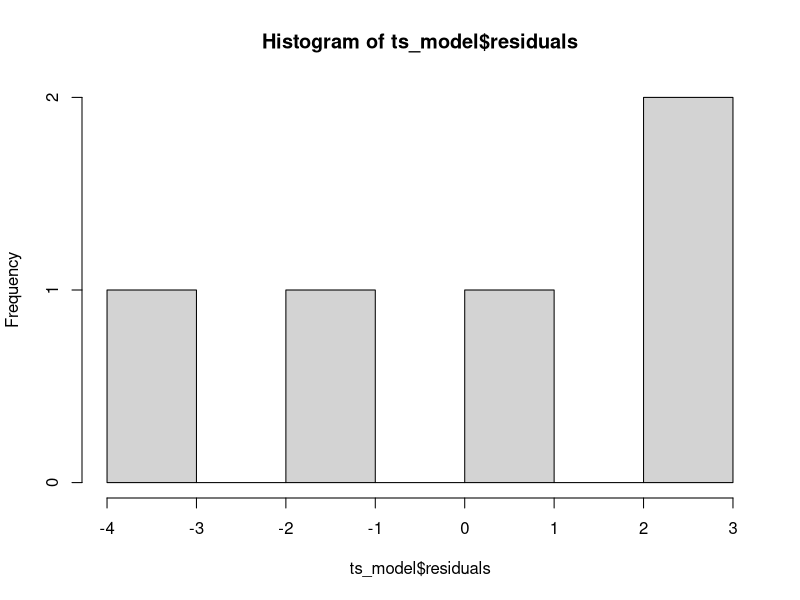
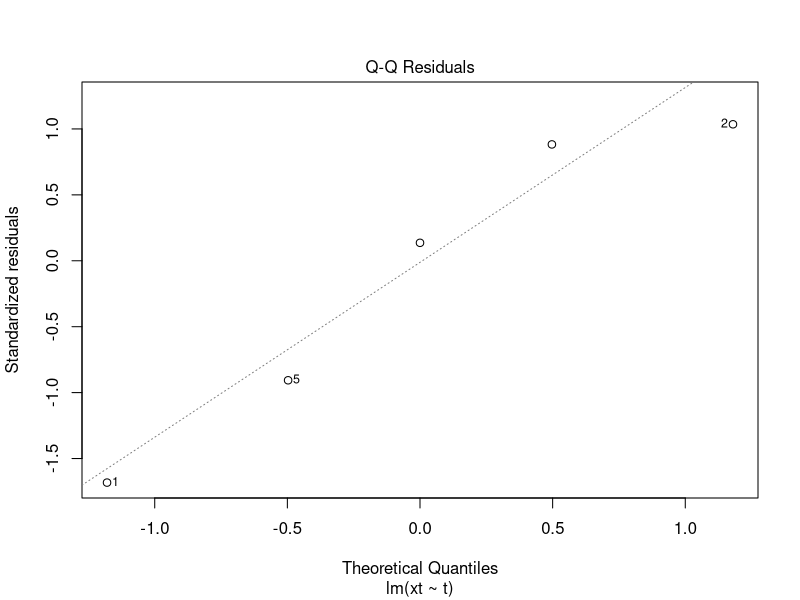
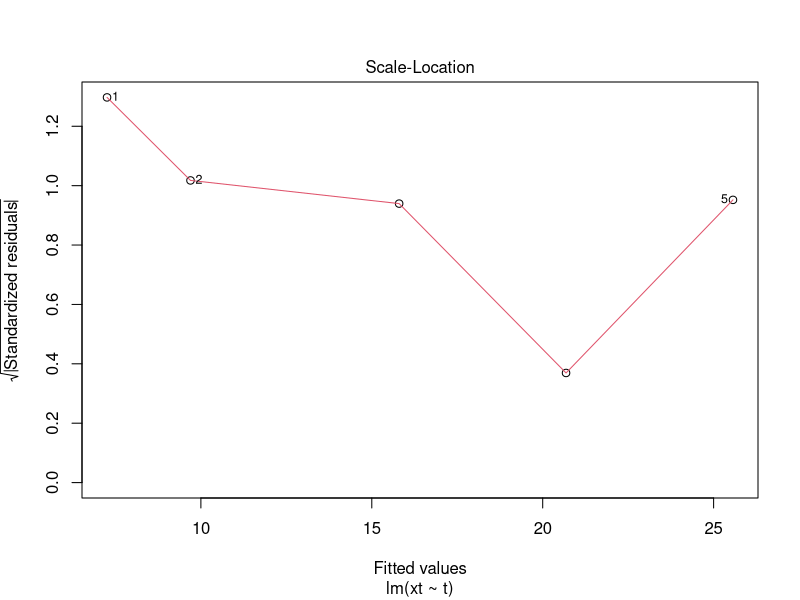
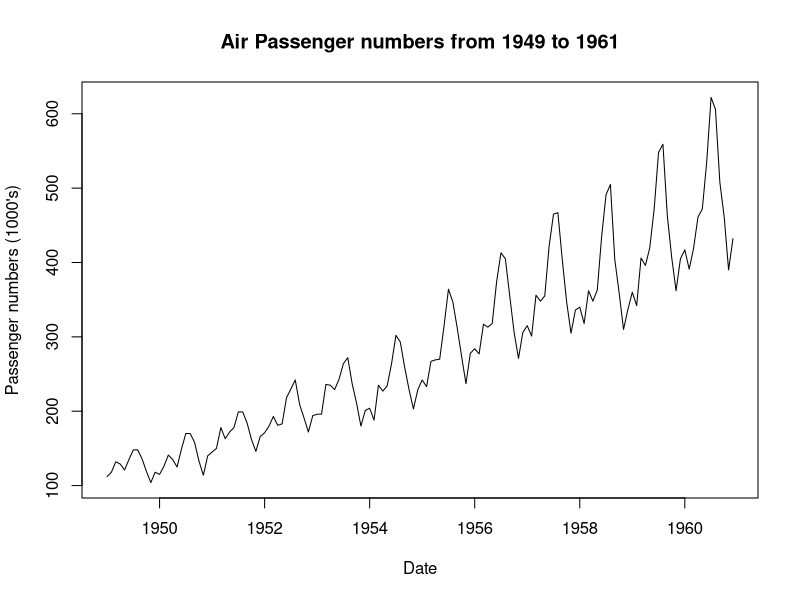
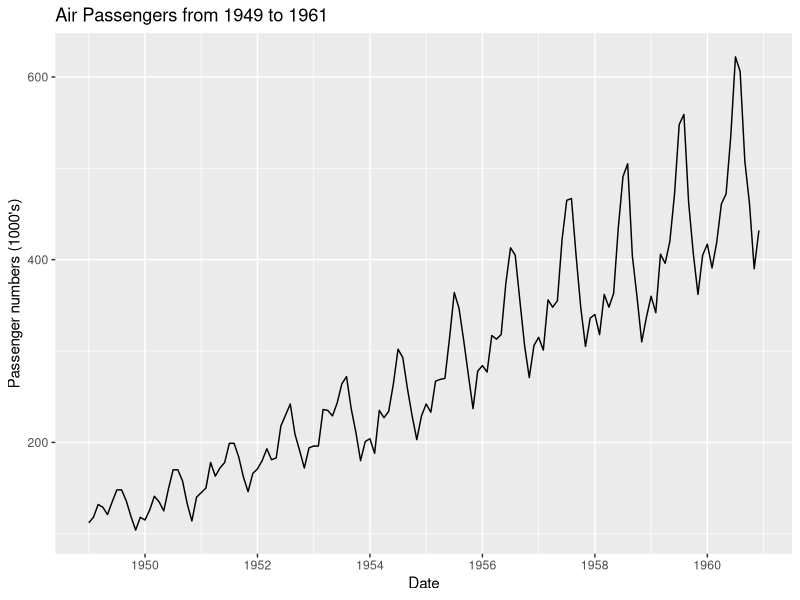
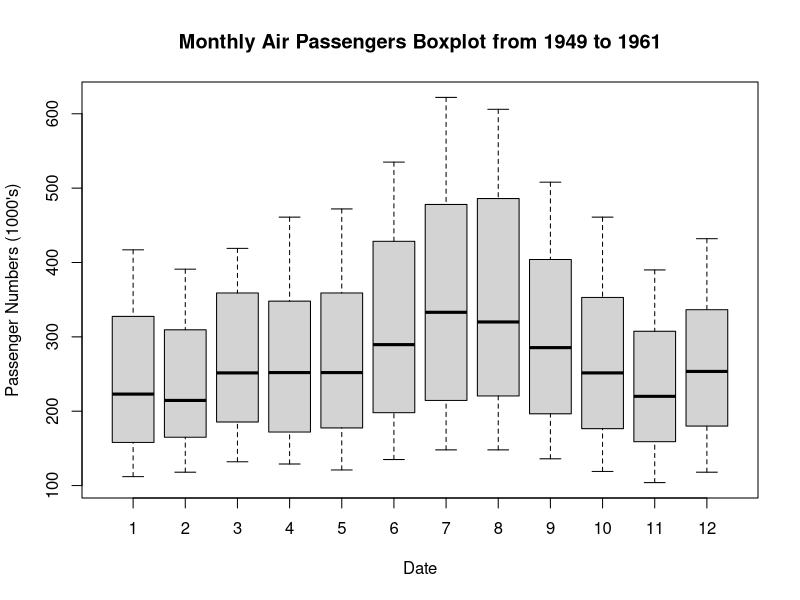
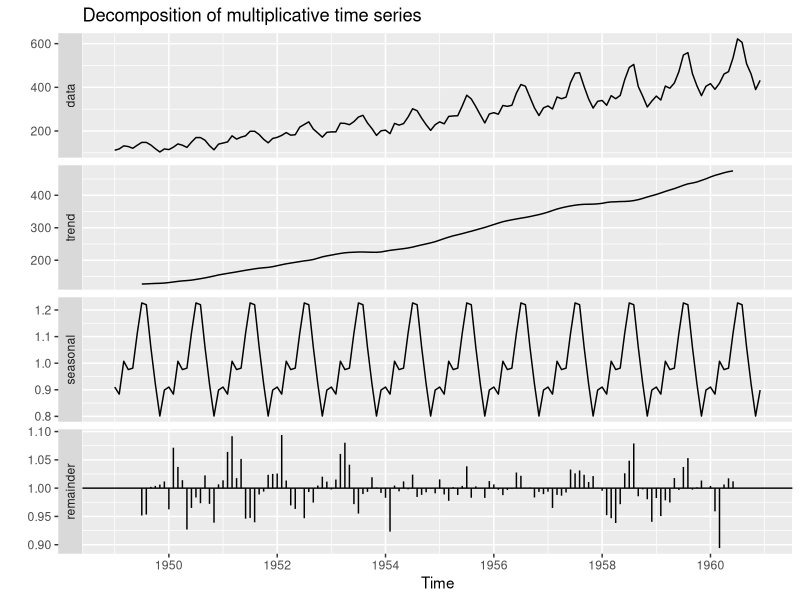

Write the R code that produced these figures, in order.
t <- c(5,7,12,16,20)
xt <- c(4,12,18,21,24)

# xt depends on t
ts_model <- lm(xt~t)
summary(ts_model)

# Residual Analysis - Check assumptions of linear model
# 1. Normality check on residuals - histogram, qq plot
# 2. Homoscedasticity - Residuals should have constant variance
# 3. Independence of residuals

# Fitted model: yt=1.15+1.22
# Residuals = Observed - fitted

ts_model$residuals

hist(ts_model$residuals)

# Normal QQ Plot
plot(ts_model, 2)

# Homoscedasticity / Homogeneity of variance
plot(ts_model, 3)

# independence of residuals
library(car)

durbinWatsonTest(ts_model)

###################
# Air Passengers Data-set

# Load Packages
library(ggfortify)
library(tseries)
library(forecast)

# Load Data
data("AirPassengers")
AP <- AirPassengers

class(AP)

# AP <- ts(AP) - If data-set is not of class "ts"

#############################
# Part 1
# Perform Exploratory Data analysis
AP

# Check for missing values
sum(is.na(AP))

# Check Frequency of the time series
frequency(AP)

# Check cycle of the Time series
cycle(AP)

# Review the table summary
summary(AP)

# Plot the raw data using the base plot function
plot(AP,xlab="Date", ylab = "Passenger numbers (1000's)",main="Air Passenger numbers from 1949 to 1961")

# Alternative plotting function from "ggfortify" package
autoplot(AP) + labs(x ="Date", y = "Passenger numbers (1000's)", title="Air Passengers from 1949 to 1961")

# Using boxplot function to see Seasonal Effects
boxplot(AP~cycle(AP),xlab="Date", ylab = "Passenger Numbers (1000's)" ,main ="Monthly Air Passengers Boxplot from 1949 to 1961")

# Part II
# Time Series Decomposition

# We saw an indication of a multiplicative model

decomposeAP <- decompose(AP, "multiplicative")
autoplot(decomposeAP)
